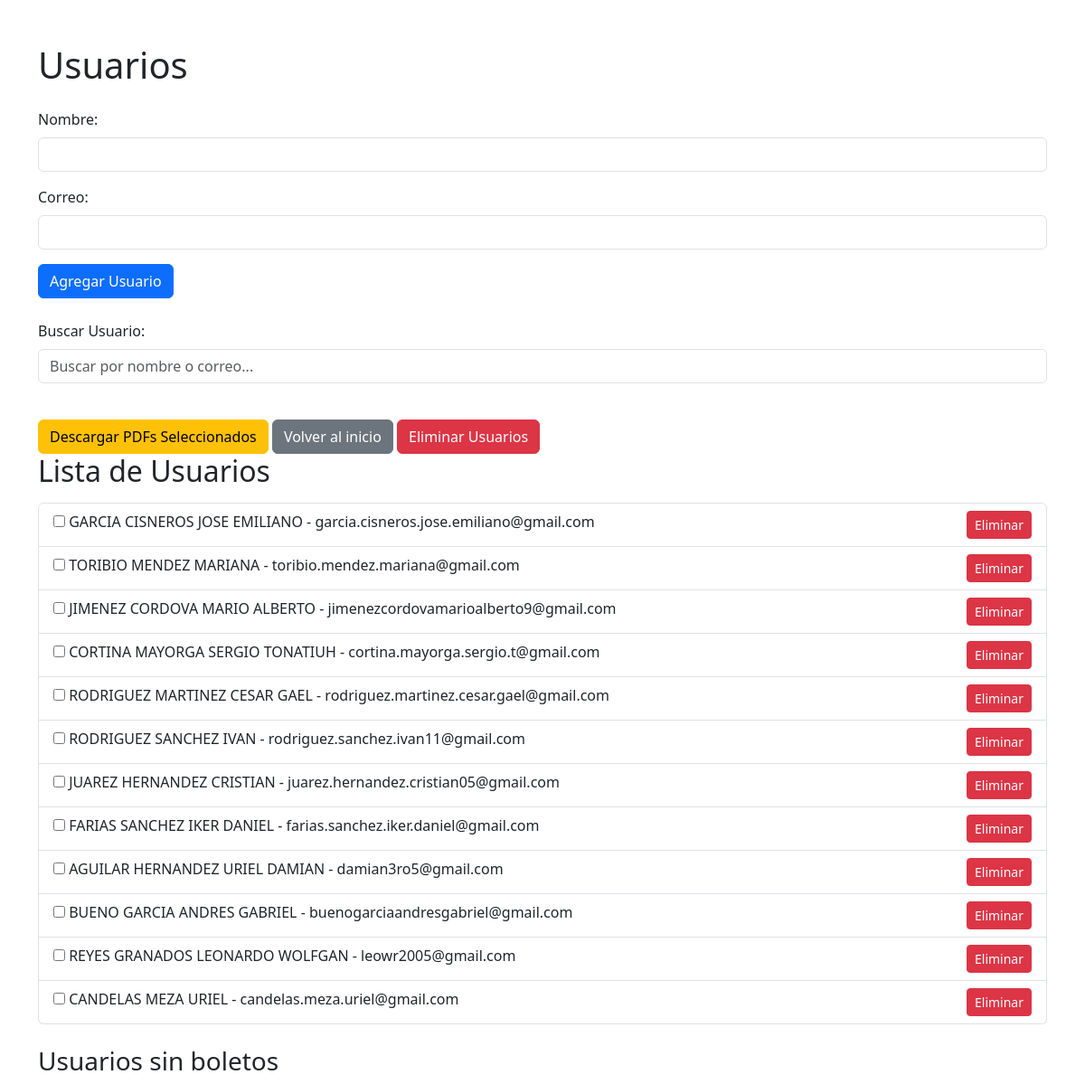
The page /usuarios on the database as committed earlier.
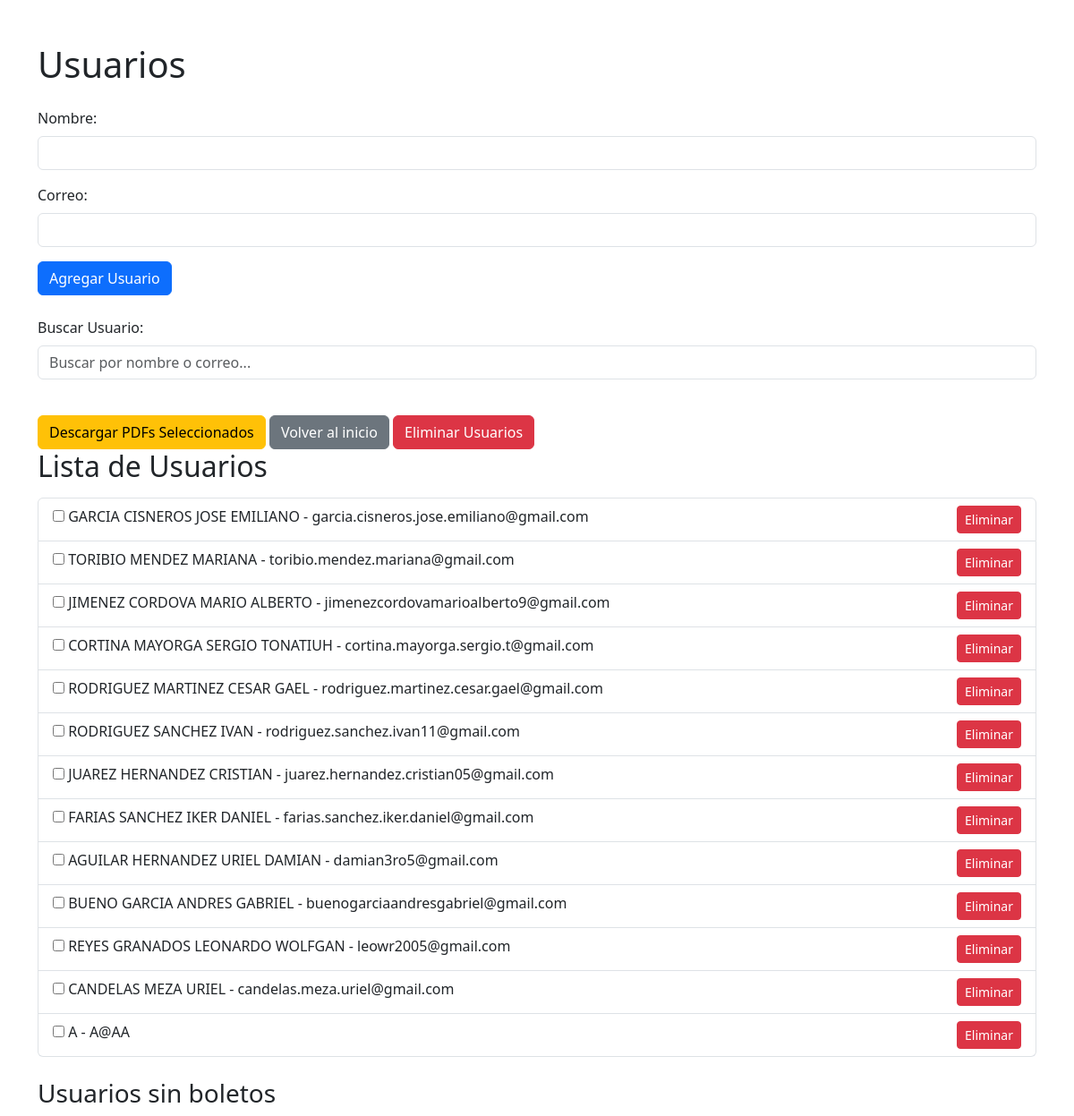
The same page on the database as committed later.
### app.py (models this page shows)
class Usuario(db.Model):
    id = db.Column(db.Integer, primary_key=True)
    nombre = db.Column(db.String(100), nullable=False)
    correo = db.Column(db.String(100), unique=True, nullable=False)
    boletos = db.relationship('Boleto', backref='usuario', lazy=True)

### app.py (the view, shortened to what this page needs)
@app.route('/usuarios', methods=['GET', 'POST'])
def usuarios():
    usuarios = Usuario.query.all()
    return render_template('usuarios.html', usuarios=usuarios)

### templates/usuarios.html (shortened to what this page needs)
<!DOCTYPE html>
<html lang="es">
  <head>
    <link
      href="https://cdn.jsdelivr.net/npm/bootstrap@5.3.0-alpha1/dist/css/bootstrap.min.css"
      rel="stylesheet"
    />
  </head>
  <body>
    <div class="container mt-5">
      <h1 class="mb-4">Usuarios</h1>
      <form method="POST" class="mb-4">
        <div class="mb-3">
          <label for="nombre" class="form-label">Nombre:</label>
          <input
            type="text"
            name="nombre"
            id="nombre"
            class="form-control"
            required
          />
        </div>
        <div class="mb-3">
          <label for="correo" class="form-label">Correo:</label>
          <input
            type="email"
            name="correo"
            id="correo"
            class="form-control"
            required
          />
        </div>
        <button type="submit" class="btn btn-primary">Agregar Usuario</button>
      </form>
      <div class="mb-4">
        <label for="buscar" class="form-label">Buscar Usuario:</label>
        <input
          type="text"
          id="buscar"
          class="form-control"
          placeholder="Buscar por nombre o correo..."
        />
      </div>
      <button id="descargar-seleccionados" class="btn btn-warning mt-3">
        Descargar PDFs Seleccionados
      </button>
      <a href="/" class="btn btn-secondary mt-3">Volver al inicio</a>
      <button id="eliminar-usuarios" class="btn btn-danger mt-3">
        Eliminar Usuarios
      </button>
      <h2 class="mb-3">Lista de Usuarios</h2>
      <ul class="list-group" id="lista-usuarios">
        {% for usuario in usuarios %}
        <li class="list-group-item">
          <input
            type="checkbox"
            class="seleccionar-usuario"
            data-usuario-id="{{ usuario.id }}"
          />
          {{ usuario.nombre }} - {{ usuario.correo }}
          <button
            class="btn btn-sm btn-danger float-end eliminar-usuario"
            data-usuario-id="{{ usuario.id }}"
          >
            Eliminar
          </button>
        </li>
        {% endfor %}
      </ul>
      <h3 class="mt-4">Usuarios sin boletos</h3>
    </div>
  </body>
</html>

Rows that differ between the two databases and show on the page:
added Usuario: nombre "A", correo "A@AA"
